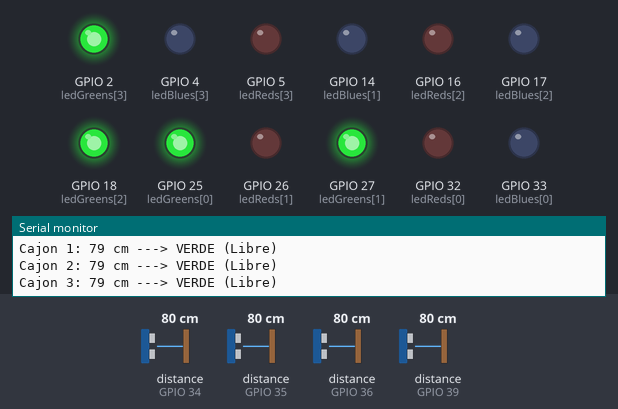
Simulated run of this sketch. Board: ESP32. Parts: output pins drawn as LEDs (lit = HIGH), the last lines printed to the serial monitor. Wiring (inferred from the names in the program): 4 × ultrasonic range finder: trigger GPIO 19, echo GPIO 39 / trigger GPIO 21, echo GPIO 36 / trigger GPIO 22, echo GPIO 35 / trigger GPIO 23, echo GPIO 34. The test bench sets the inputs (shaded band); at power-on: distance to the obstacle (sensors on GPIO 34, GPIO 35, GPIO 36, GPIO 39) 80 cm. The echo pulse lasts 58.3 µs per cm; pins used as bus, display or sensor lines are not drawn.

Above: at 2.2 s.
2.3 s: distance to the obstacle (sensor on GPIO 34) set to 56 cm
4.0 s: distance to the obstacle (sensor on GPIO 34) set to 48 cm
At 5.3 s:
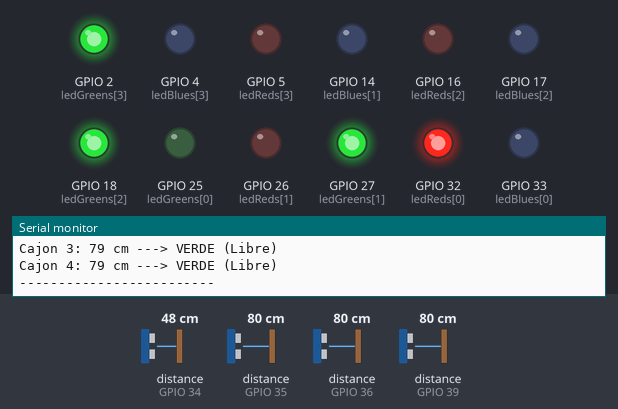
6.1 s: distance to the obstacle (sensor on GPIO 35) set to 13 cm
7.8 s: distance to the obstacle (sensor on GPIO 35) set to 10 cm
At 9.6 s:
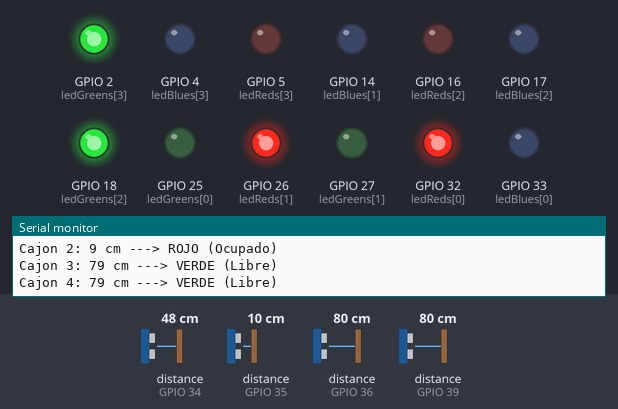
9.9 s: distance to the obstacle (sensor on GPIO 36) set to 13 cm
11.5 s: distance to the obstacle (sensor on GPIO 36) set to 9 cm
At 13.3 s:
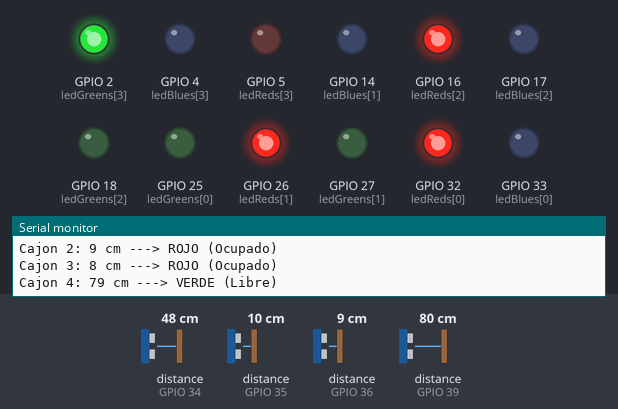
Timing chart, 0 to 14.7 s (numbered marks = the images above; inputs shaded):
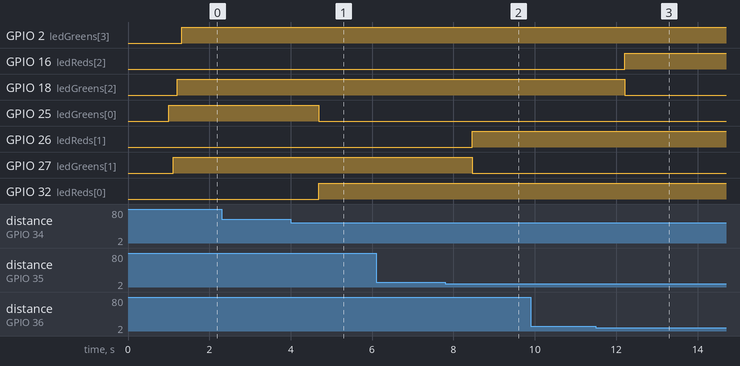

The sketch:

prueba_hardware.ino
```cpp
// Prueba de hardware (sin WiFi): sensores ultrasónicos + LED RGB.
// Código original del compañero que cableó el prototipo. Sirve para comprobar el cableado
// antes de cargar firmware/parkuni/parkuni.ino.

const int numCajones = 4;

// Pines de los sensores
const int trigPins[]  = {23, 22, 21, 19};
const int echoPins[]  = {34, 35, 36, 39};

// Pines de los LEDs
const int ledReds[]   = {32, 26, 16, 5};
const int ledGreens[] = {25, 27, 18, 2};
const int ledBlues[]  = {33, 14, 17, 4};

// Límites de distancia: 50cm para Cajón 1, 10cm para el resto
const int limites[] = {50, 10, 10, 10};

void setup() {
  Serial.begin(115200);

  for (int i = 0; i < numCajones; i++) {
    pinMode(trigPins[i], OUTPUT);
    pinMode(echoPins[i], INPUT);

    pinMode(ledReds[i], OUTPUT);
    pinMode(ledGreens[i], OUTPUT);
    pinMode(ledBlues[i], OUTPUT);

    // Apagar todos los colores al inicio
    digitalWrite(ledReds[i], LOW);
    digitalWrite(ledGreens[i], LOW);
    digitalWrite(ledBlues[i], LOW);
  }

  Serial.println("Sistema Completo Listo...");
  Serial.println("Cajon 1 a 50cm | Cajones 2, 3 y 4 a 10cm");
  delay(1000);
}

void loop() {
  for (int i = 0; i < numCajones; i++) {
    // 1. Disparo limpio
    digitalWrite(trigPins[i], LOW);
    delayMicroseconds(5);
    digitalWrite(trigPins[i], HIGH);
    delayMicroseconds(10);
    digitalWrite(trigPins[i], LOW);

    // 2. Lectura
    long duracion = pulseIn(echoPins[i], HIGH, 30000);
    long distancia = 999;

    if (duracion > 0) {
      distancia = duracion * 0.034 / 2;
    }

    // 3. Monitor Serie
    Serial.print("Cajon ");
    Serial.print(i + 1);
    Serial.print(": ");

    if (distancia == 999 || distancia > 400) {
      Serial.print("Fuera de rango ---> ");
    } else {
      Serial.print(distancia);
      Serial.print(" cm ---> ");
    }

    // 4. Lógica de Colores Probada
    if (distancia > 0 && distancia <= limites[i]) {
      Serial.println("ROJO (Ocupado)");
      digitalWrite(ledReds[i], HIGH);
      digitalWrite(ledGreens[i], LOW);
      digitalWrite(ledBlues[i], LOW);
    } else {
      Serial.println("VERDE (Libre)");
      digitalWrite(ledReds[i], LOW);
      digitalWrite(ledGreens[i], HIGH);
      digitalWrite(ledBlues[i], LOW);
    }

    // Pausa para que los sensores no interfieran entre sí
    delay(100);
  }

  Serial.println("-------------------------");
  delay(500);
}
```

Measured:
- the behaviour switches between 52 and 51 cm on distance to the obstacle (sensor on GPIO 34) (found by bisection; images 0 and 1)
- the behaviour switches between 12 and 11 cm on distance to the obstacle (sensor on GPIO 35) (found by bisection; images 1 and 2)
- the behaviour switches between 12 and 11 cm on distance to the obstacle (sensor on GPIO 36) (found by bisection; images 2 and 3)
- after the input at 4.0 s, GPIO 25 (ledGreens[0]): HIGH → LOW after 0.69 s; GPIO 32 (ledReds[0]): LOW → HIGH after 0.69 s
- after the input at 7.8 s, GPIO 26 (ledReds[1]): LOW → HIGH after 0.66 s; GPIO 27 (ledGreens[1]): HIGH → LOW after 0.66 s
- after the input at 11.5 s, GPIO 16 (ledReds[2]): LOW → HIGH after 0.72 s; GPIO 18 (ledGreens[2]): HIGH → LOW after 0.72 s
